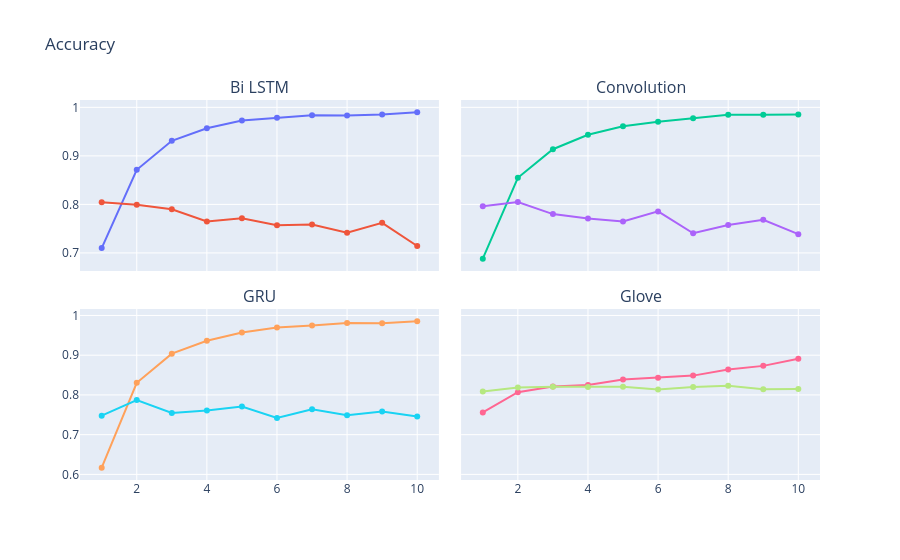

Source (notebook cell):
### Markdown cell above
# Visualization

### Code cell
import plotly.graph_objects as go
fig = make_subplots(
    rows=2, cols=2,
    subplot_titles=("Bi LSTM", "Convolution", "GRU", "Glove"),
    shared_yaxes=True,
    shared_xaxes=True,
    vertical_spacing=0.1,
    horizontal_spacing=0.03)

epochs = list(range(1, len(history_lstm.history['accuracy'])+1))

fig.add_trace(
    go.Scatter(x=epochs, y=history_bi.history['accuracy'], name='accuracy'),
    row=1, col=1
)
fig.add_trace(
    go.Scatter(x=epochs, y=history_bi.history['val_accuracy'], name='val_accuracy'),
    row=1, col=1
)

fig.add_trace(
    go.Scatter(x=epochs, y=history_conv.history['accuracy'], name='accuracy'),
    row=1, col=2
)
fig.add_trace(
    go.Scatter(x=epochs, y=history_conv.history['val_accuracy'], name='val_accuracy'),
    row=1, col=2
)

fig.add_trace(
    go.Scatter(x=epochs, y=history_gru.history['accuracy'], name='accuracy'),
    row=2, col=1
)
fig.add_trace(
    go.Scatter(x=epochs, y=history_gru.history['val_accuracy'], name='val_accuracy'),
    row=2, col=1
)

fig.add_trace(
    go.Scatter(x=epochs, y=history_glove.history['accuracy'], name='accuracy'),
    row=2, col=2
)
fig.add_trace(
    go.Scatter(x=epochs, y=history_glove.history['val_accuracy'], name='val_accuracy'),
    row=2, col=2
)

fig.update_layout(title='Accuracy', showlegend=False)

### Figure 1 — Plotly figure (JSON) as saved in the notebook; plotly's stock layout.template omitted (floating-point values rounded to 4 significant figures)
{"data": [{"name": "accuracy", "type": "scatter", "x": [1, 2, 3, 4, 5, 6, 7, 8, 9, 10], "xaxis": "x", "y": [0.71, 0.8714, 0.931, 0.9569, 0.9727, 0.9784, 0.9837, 0.9833, 0.9855, 0.9898], "yaxis": "y"}, {"name": "val_accuracy", "type": "scatter", "x": [1, 2, 3, 4, 5, 6, 7, 8, 9, 10], "xaxis": "x", "y": [0.8046, 0.799, 0.7899, 0.7648, 0.7716, 0.7569, 0.7585, 0.7417, 0.762, 0.7143], "yaxis": "y"}, {"name": "accuracy", "type": "scatter", "x": [1, 2, 3, 4, 5, 6, 7, 8, 9, 10], "xaxis": "x2", "y": [0.688, 0.8549, 0.9137, 0.9435, 0.961, 0.9704, 0.9775, 0.9849, 0.9849, 0.9851], "yaxis": "y2"}, {"name": "val_accuracy", "type": "scatter", "x": [1, 2, 3, 4, 5, 6, 7, 8, 9, 10], "xaxis": "x2", "y": [0.7963, 0.805, 0.7799, 0.7708, 0.7648, 0.7855, 0.7405, 0.7577, 0.7684, 0.7386], "yaxis": "y2"}, {"name": "accuracy", "type": "scatter", "x": [1, 2, 3, 4, 5, 6, 7, 8, 9, 10], "xaxis": "x3", "y": [0.6169, 0.8306, 0.9039, 0.9365, 0.9573, 0.9698, 0.9749, 0.981, 0.9806, 0.9853], "yaxis": "y3"}, {"name": "val_accuracy", "type": "scatter", "x": [1, 2, 3, 4, 5, 6, 7, 8, 9, 10], "xaxis": "x3", "y": [0.7477, 0.7871, 0.7545, 0.7608, 0.7708, 0.7421, 0.764, 0.7489, 0.7585, 0.7457], "yaxis": "y3"}, {"name": "accuracy", "type": "scatter", "x": [1, 2, 3, 4, 5, 6, 7, 8, 9, 10], "xaxis": "x4", "y": [0.7559, 0.8069, 0.821, 0.8247, 0.8388, 0.8431, 0.8486, 0.8641, 0.8731, 0.8908], "yaxis": "y4"}, {"name": "val_accuracy", "type": "scatter", "x": [1, 2, 3, 4, 5, 6, 7, 8, 9, 10], "xaxis": "x4", "y": [0.8086, 0.8185, 0.8205, 0.8201, 0.8205, 0.8138, 0.8201, 0.8229, 0.8142, 0.815], "yaxis": "y4"}], "layout": {"annotations": [{"font": {"size": 16}, "showarrow": false, "text": "Bi LSTM", "x": 0.2425, "xanchor": "center", "xref": "paper", "y": 1, "yanchor": "bottom", "yref": "paper"}, {"font": {"size": 16}, "showarrow": false, "text": "Convolution", "x": 0.7575, "xanchor": "center", "xref": "paper", "y": 1, "yanchor": "bottom", "yref": "paper"}, {"font": {"size": 16}, "showarrow": false, "text": "GRU", "x": 0.2425, "xanchor": "center", "xref": "paper", "y": 0.45, "yanchor": "bottom", "yref": "paper"}, {"font": {"size": 16}, "showarrow": false, "text": "Glove", "x": 0.7575, "xanchor": "center", "xref": "paper", "y": 0.45, "yanchor": "bottom", "yref": "paper"}], "showlegend": false, "title": {"text": "Accuracy"}, "xaxis": {"anchor": "y", "domain": [0, 0.485], "matches": "x3", "showticklabels": false}, "xaxis2": {"anchor": "y2", "domain": [0.515, 1], "matches": "x4", "showticklabels": false}, "xaxis3": {"anchor": "y3", "domain": [0, 0.485]}, "xaxis4": {"anchor": "y4", "domain": [0.515, 1]}, "yaxis": {"anchor": "x", "domain": [0.55, 1]}, "yaxis2": {"anchor": "x2", "domain": [0.55, 1], "matches": "y", "showticklabels": false}, "yaxis3": {"anchor": "x3", "domain": [0, 0.45]}, "yaxis4": {"anchor": "x4", "domain": [0, 0.45], "matches": "y3", "showticklabels": false}}}
